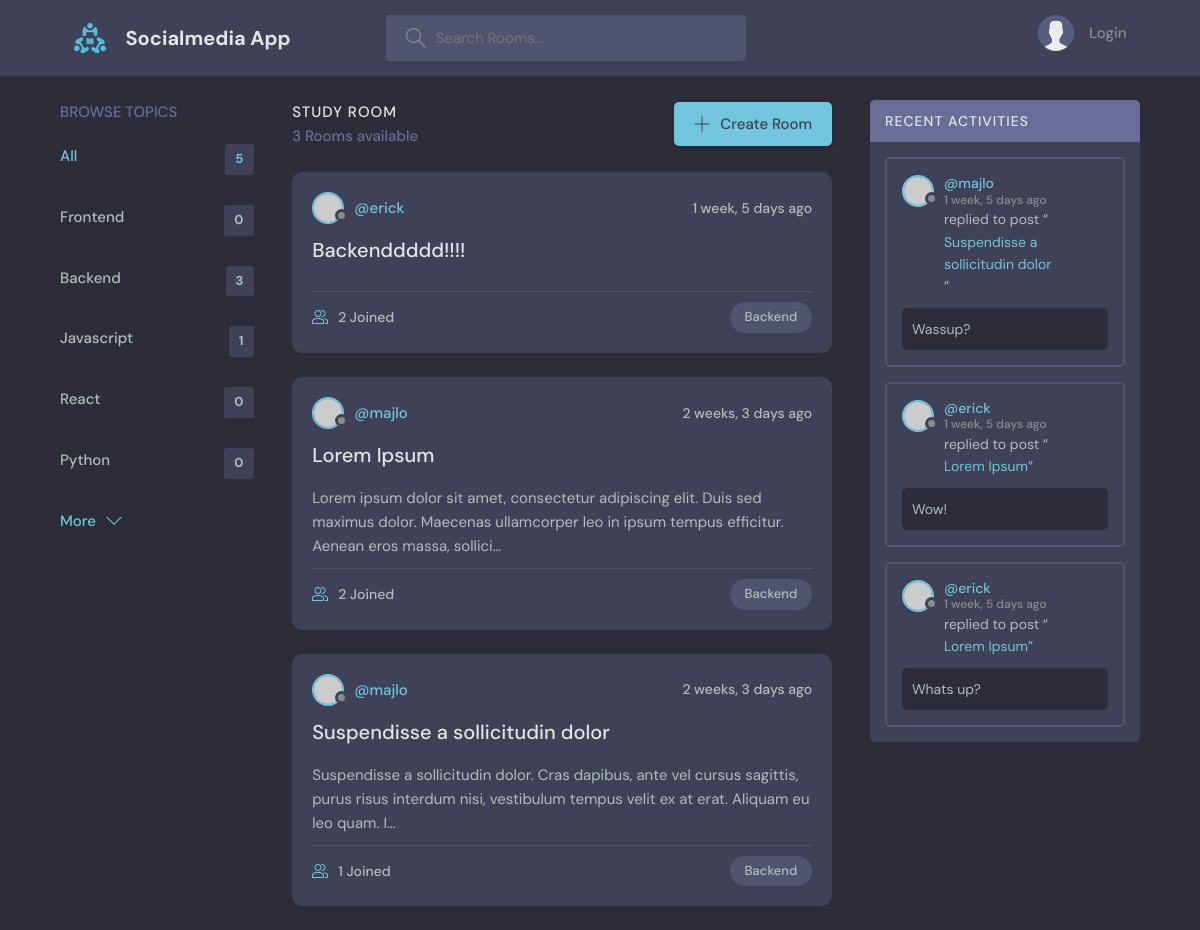
/?q=Backend, run on the app's committed database.
### base/models.py (models this page shows, shortened)
class Topic(models.Model):
    name = models.CharField(max_length=200)

class Room(models.Model):
    host = models.ForeignKey(User, null=True, on_delete=models.SET_NULL)
    topic = models.ForeignKey(Topic, null=True, on_delete=models.SET_NULL)
    name = models.CharField(max_length=200)
    description = models.TextField(null=True, blank=True)
    participants = models.ManyToManyField(User, related_name="participants", blank=True)
    updated = models.DateTimeField(auto_now=True)
    created = models.DateTimeField(auto_now_add=True)
    class Meta:
        ordering = ['-updated', '-created']
    def __str__(self):
        return self.name

class Message(models.Model):
    user = models.ForeignKey(User, on_delete=models.CASCADE)
    room = models.ForeignKey(Room, null=True, on_delete=models.CASCADE)
    body = models.TextField()
    updated = models.DateTimeField(auto_now=True)
    created = models.DateTimeField(auto_now_add=True)
    class Meta:
        ordering = ['-updated', '-created']

### base/views.py (the view)
# urls.py: path('', views.home, name='home'),
def home(request):
    q = request.GET.get('q') if request.GET.get('q') != None else ''
    rooms = Room.objects.filter(
        Q(topic__name__icontains=q) |
        Q(name__icontains=q) |
        Q(description__icontains=q)
    )
    topics = Topic.objects.all()[0:5]
    room_count = rooms.count()
    room_messages = Message.objects.filter(Q(room__topic__name__icontains=q))
    context = {'rooms': rooms, 'topics':topics, 'room_count':room_count, 'room_messages':room_messages}
    return render(request, 'base/home.html', context)

### base/templates/base/home.html (shortened to what this page needs)
{% extends 'main.html' %}
{% block content %}
    <main class="layout layout--3">
      <div class="container">
        {% include 'base/topics_component.html' %}
        <div class="roomList">
          <div class="roomList__header">
            <div>
              <h2>Study Room</h2>
              <p>{{ room_count }} Rooms available</p>
            </div>
            <a class="btn btn--main" href="{% url 'create-room' %}">
              <svg version="1.1" xmlns="http://www.w3.org/2000/svg" width="32" height="32" viewBox="0 0 32 32">
                <title>add</title>
                <path
                  d="M16.943 0.943h-1.885v14.115h-14.115v1.885h14.115v14.115h1.885v-14.115h14.115v-1.885h-14.115v-14.115z"
                ></path>
              </svg>
              Create Room
            </a>
          </div>
          {% include 'base/feed_component.html' %}
        </div>
          {% include 'base/activity_component.html' %}
      </div>
    </main>
{% endblock %}

### base/templates/base/topics_component.html
<div class="topics">
    <div class="topics__header">
        <h2>Browse Topics</h2>
    </div>
    <ul class="topics__list">
        <li>
            <a href="{% url 'home' %}" class="active">All <span>{{topics.count}}</span></a>
        </li>
        {% for topic in topics %}
            <li>
                <a href="{% url 'home' %}?q={{topic.name}}">{{ topic.name }} <span>{{topic.room_set.all.count}}</span></a>
            </li>
        {% endfor %}
    </ul>
    <a class="btn btn--link" href="{% url 'topics' %}">
        More
        <svg version="1.1" xmlns="http://www.w3.org/2000/svg" width="32" height="32" viewBox="0 0 32 32">
            <title>chevron-down</title>
            <path d="M16 21l-13-13h-3l16 16 16-16h-3l-13 13z"></path>
        </svg>
    </a>
</div>

### base/templates/base/feed_component.html (shortened to what this page needs)
{% for room in rooms %}
        <div class="roomListRoom">
            <div class="roomListRoom__header">
                <a href="{% url 'user-profile' room.host.id %}" class="roomListRoom__author">
                    <div class="avatar avatar--small">
                        <img src="https://randomuser.me/api/portraits/women/11.jpg" />
                    </div>
                    <span>@{{room.host.username}}</span>
                </a>
                <div class="roomListRoom__actions">
                    <span>{{room.created|timesince}} ago</span>
                </div>
            </div>
            <div class="roomListRoom__content">
                <a href="{% url 'room' room.id %}">{{room.name}}</a>
                {% if room.description != null and room.description|length > 160 %}
                    <p>
                        {{room.description | truncatechars:160}}
                    </p>
                {% endif %}
            </div>
            <div class="roomListRoom__meta">
                <a href="{% url 'room' room.id %}" class="roomListRoom__joined">
                    {{room.participants.all.count}} Joined
                </a>
                <p class="roomListRoom__topic">{{room.topic.name}}</p>
            </div>
        </div>
{% endfor %}

### base/templates/base/activity_component.html (shortened to what this page needs)
<div class="activities">
    <div class="activities__header">
      <h2>Recent Activities</h2>
    </div>
    {% for message in room_messages %}
        <div class="activities__box">
            <div class="activities__boxHeader roomListRoom__header">
                <a href="{% url 'user-profile' message.user.id %}" class="roomListRoom__author">
                    <div class="avatar avatar--small">
                        <img src="https://randomuser.me/api/portraits/women/11.jpg" />
                    </div>
                    <p>
                        @{{message.user.username}}
                        <span>{{ message.created|timesince}} ago</span>
                    </p>
                </a>
            </div>
            <div class="activities__boxContent">
                <p>replied to post “<a href="{% url 'room' message.room.id %}">{{ message.room }}</a>”</p>
                <div class="activities__boxRoomContent">
                    {{ message.body }}
                </div>
            </div>
        </div>
    {% endfor %}
</div>

### data on the page
Topic: name "Frontend", room_set.all.count "0"
Topic: name "Backend", room_set.all.count "3"
Topic: name "Javascript", room_set.all.count "1"
Topic: name "React", room_set.all.count "0"
Topic: name "Python", room_set.all.count "0"
Room: host.username "erick", created "1 week, 5 days", name "Backenddddd!!!!", participants.all.count "2", topic.name "Backend"
Room: host.username "majlo", created "2 weeks, 3 days", name "Lorem Ipsum", description "Lorem ipsum dolor sit amet, consectetur adipiscing elit. Duis sed maximus dolor. Maecenas ullamcorper leo in ipsum tempus efficitur. Aenean eros massa, sollici…", participants.all.count "2", topic.name "Backend"
Room: host.username "majlo", created "2 weeks, 3 days", name "Suspendisse a sollicitudin dolor", description "Suspendisse a sollicitudin dolor. Cras dapibus, ante vel cursus sagittis, purus risus interdum nisi, vestibulum tempus velit ex at erat. Aliquam eu leo quam. I…", participants.all.count "1", topic.name "Backend"
Message: user.username "majlo", created "1 week, 5 days", room "Suspendisse a sollicitudin dolor", body "Wassup?"
Message: user.username "erick", created "1 week, 5 days", room "Lorem Ipsum", body "Wow!"
Message: user.username "erick", created "1 week, 5 days", room "Lorem Ipsum", body "Whats up?"

### other printed values
{{ topics.count }} "5"
{{ room_count }} "3"
